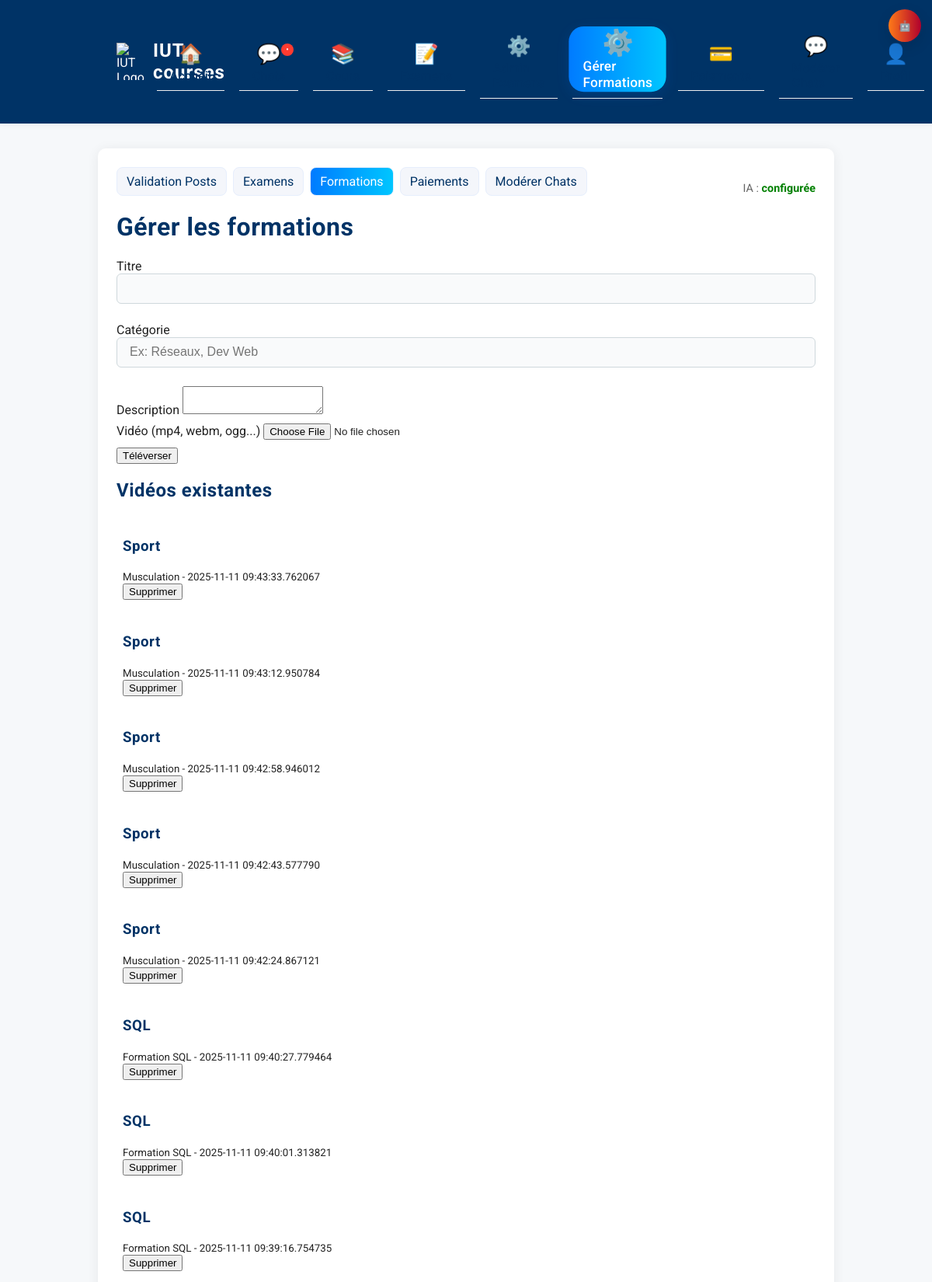
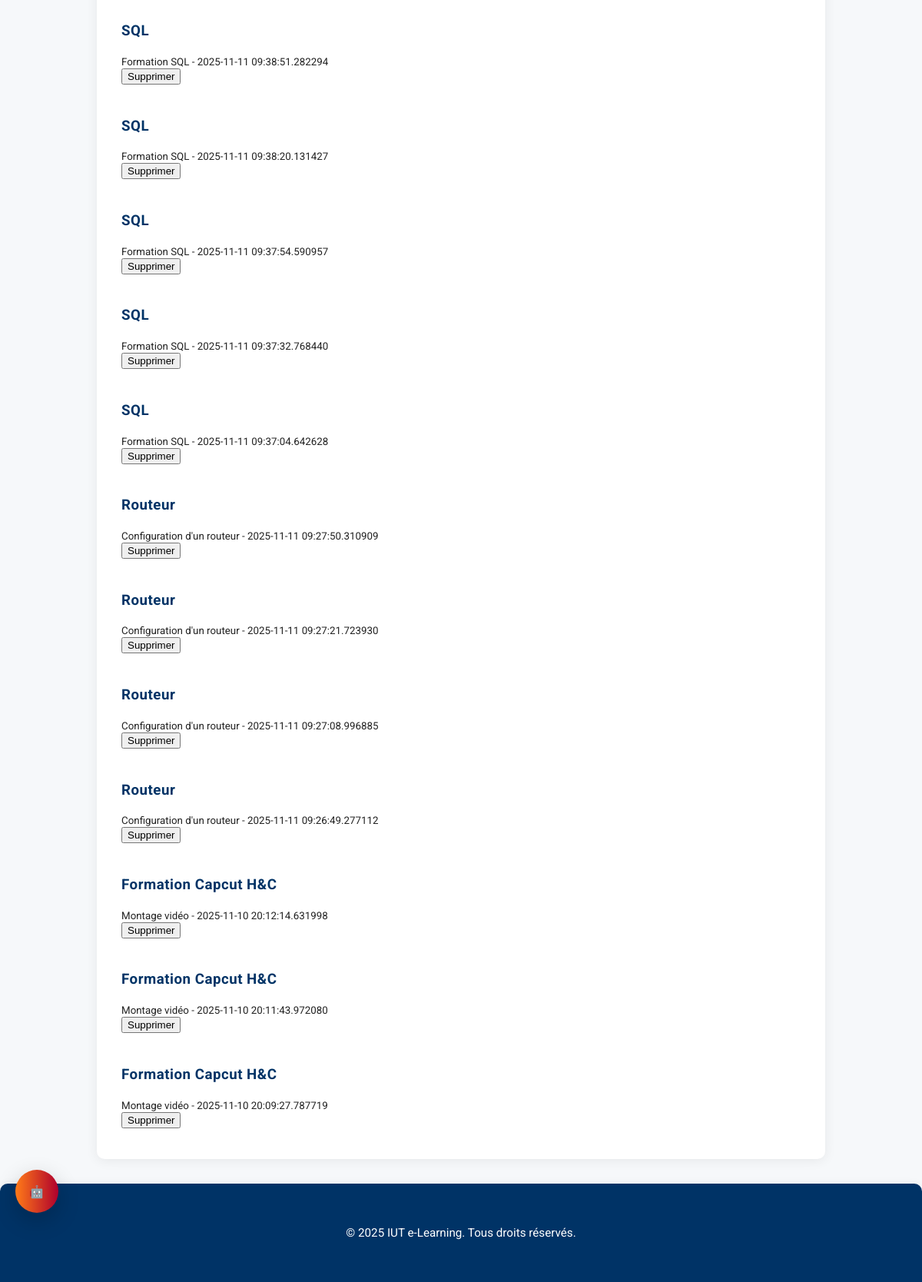
Page /admin/formations (signed in) on the committed database (2 pictures, top to bottom).
### tables this page shows
CREATE TABLE formations (
    id INTEGER PRIMARY KEY AUTOINCREMENT,
    titre TEXT NOT NULL,
    description TEXT,
    categorie TEXT,
    filename TEXT NOT NULL,
    uploaded_by INTEGER,
    created_at DATETIME DEFAULT CURRENT_TIMESTAMP
);

### app.py (the view, shortened to what this page needs)
@app.route("/admin/formations", methods=["GET", "POST"])
@admin_required
def admin_formations():
    conn = get_db_connection()
    categories = conn.execute("SELECT DISTINCT categorie FROM formations").fetchall()
    videos = conn.execute("SELECT * FROM formations ORDER BY created_at DESC").fetchall()
    conn.close()
    return render_template("admin_formations.html", videos=videos, categories=[c['categorie'] for c in categories])

### app.py (called while the page is built)
def get_openai_api_key():
    key = None
    try:
        key = app.config.get('OPENAI_API_KEY')
    except Exception:
        key = None
    if not key:
        key = globals().get('OPENAI_API_KEY')
    if not key:
        key = os.getenv('OPENAI_API_KEY')
    if not key:
        key = getattr(openai, 'api_key', None)
    return key

def get_db_connection():
    conn = sqlite3.connect(os.path.join(os.path.dirname(__file__), 'database', 'iut_courses.db'))
    conn.row_factory = sqlite3.Row
    return conn

@app.context_processor
def inject_admin_status():
    return {'openai_key_configured': bool(get_openai_api_key())}

def is_admin():
    return session.get("user_email") == ADMIN_EMAIL

def admin_required(f):
    @wraps(f)
    def decorated_function(*args, **kwargs):
        if not is_admin():
            return "Accès réservé à l'administrateur.", 403
        return f(*args, **kwargs)
    return decorated_function

### templates/admin_formations.html (shortened to what this page needs)
{% extends "base.html" %}
{% block content %}
{% include '_admin_nav.html' %}
<div class="admin-forms">
    <h1>Gérer les formations</h1>
    <form method="POST" enctype="multipart/form-data" class="upload-form">
        <div>
            <label>Titre</label>
            <input type="text" name="titre" required>
        </div>
        <div>
            <label>Catégorie</label>
            <input type="text" name="categorie" placeholder="Ex: Réseaux, Dev Web">
        </div>
        <div>
            <label>Description</label>
            <textarea name="description"></textarea>
        </div>
        <div>
            <label>Vidéo (mp4, webm, ogg...)</label>
            <input type="file" name="video" accept="video/*" required>
        </div>
        <div style="margin-top:10px;">
            <button type="submit">Téléverser</button>
        </div>
    </form>
    <h2>Vidéos existantes</h2>
    <div class="admin-list">
        {% for v in videos %}
        <div class="admin-item">
            <h3>{{ v.titre }}</h3>
            <small>{{ v.categorie }} - {{ v.created_at }}</small>
            <form method="POST" action="{{ url_for('admin_formations_delete', video_id=v.id) }}" onsubmit="return confirm('Supprimer ?')">
                <button type="submit">Supprimer</button>
            </form>
        </div>
        {% endfor %}
    </div>
</div>
{% endblock %}

### static/style.css (style rules this page uses)
h1, h2, h3, h4, h5 { font-family: 'Roboto', Arial, sans-serif; font-weight: 700; letter-spacing: 0.5px; }
.input-text, input[type="text"], input[type="email"], input[type="password"], select { width: 100%; padding: 0.6rem 1rem; border: 1.5px solid #cfd8dc; border-radius: 6px; margin-bottom: 1rem; font-size: 1rem; background: #f9fafb; transition: border 0.2s, box-shadow 0.2s; box-sizing: border-box; }
body { font-family: 'Roboto', Arial, sans-serif; background: #f6f8fa; margin: 0; color: #222; }
h1, h2, h3 { color: #003366; }

### templates/admin_formations.html (style rules this page uses)
.upload-form div { margin-bottom:8px; }
.admin-item { background:#fff; padding:8px; border-radius:6px; margin-bottom:8px; }

### rows in the picture
formations: titre "Sport", categorie "Musculation", created_at "2025-11-11 09:43:33.762067"
formations: titre "Sport", categorie "Musculation", created_at "2025-11-11 09:43:12.950784"
formations: titre "Sport", categorie "Musculation", created_at "2025-11-11 09:42:58.946012"
formations: titre "Sport", categorie "Musculation", created_at "2025-11-11 09:42:43.577790"
formations: titre "Sport", categorie "Musculation", created_at "2025-11-11 09:42:24.867121"
formations: titre "SQL", categorie "Formation SQL", created_at "2025-11-11 09:40:27.779464"
formations: titre "SQL", categorie "Formation SQL", created_at "2025-11-11 09:40:01.313821"
formations: titre "SQL", categorie "Formation SQL", created_at "2025-11-11 09:39:16.754735"
formations: titre "SQL", categorie "Formation SQL", created_at "2025-11-11 09:38:51.282294"
formations: titre "SQL", categorie "Formation SQL", created_at "2025-11-11 09:38:20.131427"
formations: titre "SQL", categorie "Formation SQL", created_at "2025-11-11 09:37:54.590957"
formations: titre "SQL", categorie "Formation SQL", created_at "2025-11-11 09:37:32.768440"
formations: titre "SQL", categorie "Formation SQL", created_at "2025-11-11 09:37:04.642628"
formations: titre "Routeur", categorie "Configuration d'un routeur", created_at "2025-11-11 09:27:50.310909"
formations: titre "Routeur", categorie "Configuration d'un routeur", created_at "2025-11-11 09:27:21.723930"
formations: titre "Routeur", categorie "Configuration d'un routeur", created_at "2025-11-11 09:27:08.996885"
formations: titre "Routeur", categorie "Configuration d'un routeur", created_at "2025-11-11 09:26:49.277112"
formations: titre "Formation Capcut H&C", categorie "Montage vidéo", created_at "2025-11-10 20:12:14.631998"
formations: titre "Formation Capcut H&C", categorie "Montage vidéo", created_at "2025-11-10 20:11:43.972080"
formations: titre "Formation Capcut H&C", categorie "Montage vidéo", created_at "2025-11-10 20:09:27.787719"
